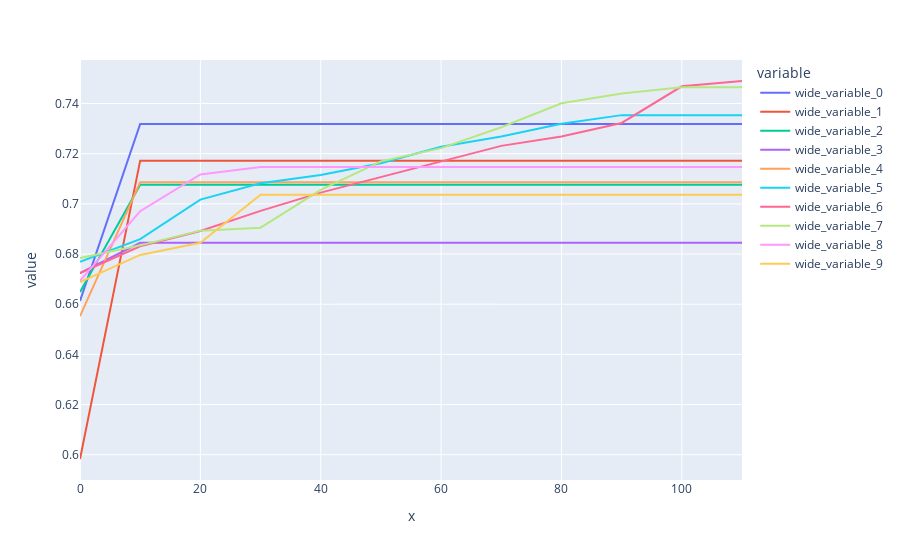

Here is the notebook cell this chart was saved with:
### Code cell
px.line(x=sample_times, y=peak_profile_time[:5].tolist() + peak_profile_time[-5:].tolist())

### Figure 1 — Plotly figure (JSON) as saved in the notebook; plotly's stock layout.template omitted (floating-point values rounded to 4 significant figures)
{"data": [{"hovertemplate": "variable=wide_variable_0<br>x=%{x}<br>value=%{y}<extra></extra>", "legendgroup": "wide_variable_0", "line": {"color": "#636efa", "dash": "solid"}, "marker": {"symbol": "circle"}, "mode": "lines", "name": "wide_variable_0", "orientation": "v", "showlegend": true, "type": "scatter", "x": [0, 10, 20, 30, 40, 50, 60, 70, 80, 90, 100, 110], "xaxis": "x", "y": [0.6613, 0.7319, 0.7319, 0.7319, 0.7319, 0.7319, 0.7319, 0.7319, 0.7319, 0.7319, 0.7319, 0.7319], "yaxis": "y"}, {"hovertemplate": "variable=wide_variable_1<br>x=%{x}<br>value=%{y}<extra></extra>", "legendgroup": "wide_variable_1", "line": {"color": "#EF553B", "dash": "solid"}, "marker": {"symbol": "circle"}, "mode": "lines", "name": "wide_variable_1", "orientation": "v", "showlegend": true, "type": "scatter", "x": [0, 10, 20, 30, 40, 50, 60, 70, 80, 90, 100, 110], "xaxis": "x", "y": [0.5983, 0.7172, 0.7172, 0.7172, 0.7172, 0.7172, 0.7172, 0.7172, 0.7172, 0.7172, 0.7172, 0.7172], "yaxis": "y"}, {"hovertemplate": "variable=wide_variable_2<br>x=%{x}<br>value=%{y}<extra></extra>", "legendgroup": "wide_variable_2", "line": {"color": "#00cc96", "dash": "solid"}, "marker": {"symbol": "circle"}, "mode": "lines", "name": "wide_variable_2", "orientation": "v", "showlegend": true, "type": "scatter", "x": [0, 10, 20, 30, 40, 50, 60, 70, 80, 90, 100, 110], "xaxis": "x", "y": [0.6648, 0.7077, 0.7077, 0.7077, 0.7077, 0.7077, 0.7077, 0.7077, 0.7077, 0.7077, 0.7077, 0.7077], "yaxis": "y"}, {"hovertemplate": "variable=wide_variable_3<br>x=%{x}<br>value=%{y}<extra></extra>", "legendgroup": "wide_variable_3", "line": {"color": "#ab63fa", "dash": "solid"}, "marker": {"symbol": "circle"}, "mode": "lines", "name": "wide_variable_3", "orientation": "v", "showlegend": true, "type": "scatter", "x": [0, 10, 20, 30, 40, 50, 60, 70, 80, 90, 100, 110], "xaxis": "x", "y": [0.6724, 0.6845, 0.6845, 0.6845, 0.6845, 0.6845, 0.6845, 0.6845, 0.6845, 0.6845, 0.6845, 0.6845], "yaxis": "y"}, {"hovertemplate": "variable=wide_variable_4<br>x=%{x}<br>value=%{y}<extra></extra>", "legendgroup": "wide_variable_4", "line": {"color": "#FFA15A", "dash": "solid"}, "marker": {"symbol": "circle"}, "mode": "lines", "name": "wide_variable_4", "orientation": "v", "showlegend": true, "type": "scatter", "x": [0, 10, 20, 30, 40, 50, 60, 70, 80, 90, 100, 110], "xaxis": "x", "y": [0.6552, 0.7087, 0.7087, 0.7087, 0.7087, 0.7087, 0.7087, 0.7087, 0.7087, 0.7087, 0.7087, 0.7087], "yaxis": "y"}, {"hovertemplate": "variable=wide_variable_5<br>x=%{x}<br>value=%{y}<extra></extra>", "legendgroup": "wide_variable_5", "line": {"color": "#19d3f3", "dash": "solid"}, "marker": {"symbol": "circle"}, "mode": "lines", "name": "wide_variable_5", "orientation": "v", "showlegend": true, "type": "scatter", "x": [0, 10, 20, 30, 40, 50, 60, 70, 80, 90, 100, 110], "xaxis": "x", "y": [0.6769, 0.686, 0.7017, 0.7082, 0.7115, 0.7162, 0.7228, 0.7268, 0.732, 0.7354, 0.7354, 0.7354], "yaxis": "y"}, {"hovertemplate": "variable=wide_variable_6<br>x=%{x}<br>value=%{y}<extra></extra>", "legendgroup": "wide_variable_6", "line": {"color": "#FF6692", "dash": "solid"}, "marker": {"symbol": "circle"}, "mode": "lines", "name": "wide_variable_6", "orientation": "v", "showlegend": true, "type": "scatter", "x": [0, 10, 20, 30, 40, 50, 60, 70, 80, 90, 100, 110], "xaxis": "x", "y": [0.6724, 0.6831, 0.6892, 0.6972, 0.7045, 0.7107, 0.7172, 0.7231, 0.7269, 0.7323, 0.7469, 0.749], "yaxis": "y"}, {"hovertemplate": "variable=wide_variable_7<br>x=%{x}<br>value=%{y}<extra></extra>", "legendgroup": "wide_variable_7", "line": {"color": "#B6E880", "dash": "solid"}, "marker": {"symbol": "circle"}, "mode": "lines", "name": "wide_variable_7", "orientation": "v", "showlegend": true, "type": "scatter", "x": [0, 10, 20, 30, 40, 50, 60, 70, 80, 90, 100, 110], "xaxis": "x", "y": [0.6784, 0.6835, 0.6893, 0.6905, 0.7056, 0.717, 0.7222, 0.7305, 0.7401, 0.744, 0.7465, 0.7465], "yaxis": "y"}, {"hovertemplate": "variable=wide_variable_8<br>x=%{x}<br>value=%{y}<extra></extra>", "legendgroup": "wide_variable_8", "line": {"color": "#FF97FF", "dash": "solid"}, "marker": {"symbol": "circle"}, "mode": "lines", "name": "wide_variable_8", "orientation": "v", "showlegend": true, "type": "scatter", "x": [0, 10, 20, 30, 40, 50, 60, 70, 80, 90, 100, 110], "xaxis": "x", "y": [0.6694, 0.6971, 0.7117, 0.7147, 0.7147, 0.7147, 0.7147, 0.7147, 0.7147, 0.7147, 0.7147, 0.7147], "yaxis": "y"}, {"hovertemplate": "variable=wide_variable_9<br>x=%{x}<br>value=%{y}<extra></extra>", "legendgroup": "wide_variable_9", "line": {"color": "#FECB52", "dash": "solid"}, "marker": {"symbol": "circle"}, "mode": "lines", "name": "wide_variable_9", "orientation": "v", "showlegend": true, "type": "scatter", "x": [0, 10, 20, 30, 40, 50, 60, 70, 80, 90, 100, 110], "xaxis": "x", "y": [0.6689, 0.6797, 0.6845, 0.7036, 0.7036, 0.7036, 0.7036, 0.7036, 0.7036, 0.7036, 0.7036, 0.7036], "yaxis": "y"}], "layout": {"autosize": true, "legend": {"title": {"text": "variable"}, "tracegroupgap": 0}, "margin": {"t": 60}, "xaxis": {"anchor": "y", "autorange": true, "domain": [0, 1], "range": [0, 110], "title": {"text": "x"}, "type": "linear"}, "yaxis": {"anchor": "x", "autorange": true, "domain": [0, 1], "range": [0.5899, 0.7574], "title": {"text": "value"}, "type": "linear"}}}
